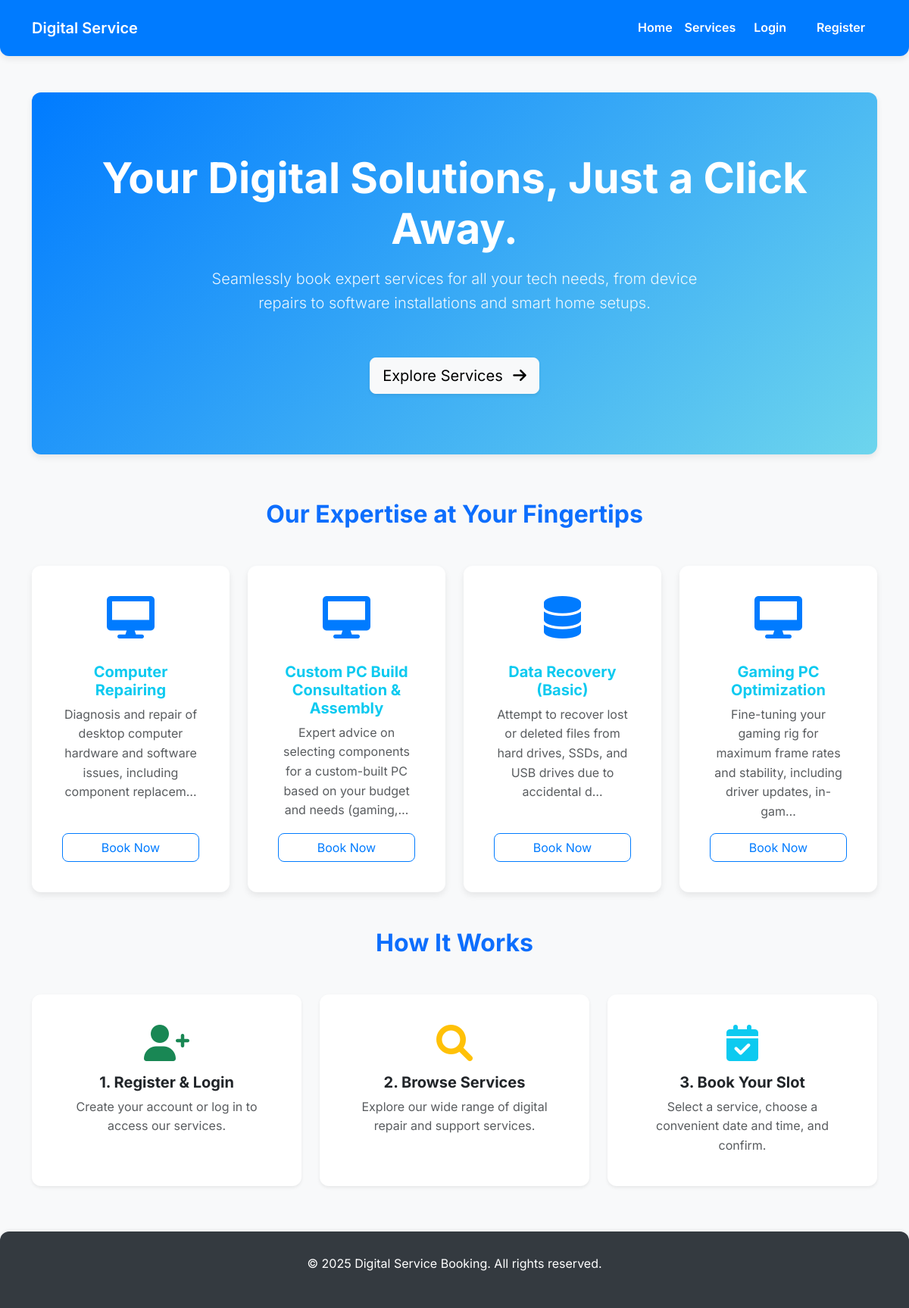
The page / on the database its author committed.
### services/models.py (models this page shows, shortened)
class Service(models.Model):
    name = models.CharField(max_length=200)
    description = models.TextField()
    price = models.DecimalField(max_digits=10, decimal_places=2)
    class Meta:
        verbose_name = 'Service'
        verbose_name_plural = 'Services'
        ordering = ['name'] # Order services by name by default

### services/views.py (the view)
# urls.py: path('', views.home, name='home'),
def home(request):
    featured_services = Service.objects.all()[:4] # Get first 4 services
    return render(request, 'home.html', {'featured_services': featured_services})

### templates/home.html (shortened to what this page needs)
{% extends 'base.html' %}
{% load static %}
{% block content %}
<header class="hero-section">
    <div class="container">
        <h1 class="display-4 fw-bold">Your Digital Solutions, Just a Click Away.</h1>
        <p class="lead mt-3">Seamlessly book expert services for all your tech needs, from device repairs to software installations and smart home setups.</p>
        <a href="{% url 'service_list' %}" class="btn btn-light btn-lg mt-4 shadow-sm">Explore Services <i class="fas fa-arrow-right ms-2"></i></a>
    </div>
</header>
<section class="services-overview mb-5">
    <h2 class="text-center mb-5 fw-bold text-primary">Our Expertise at Your Fingertips</h2>
    <div class="row row-cols-1 row-cols-md-2 row-cols-lg-4 g-4">
        {% for service in featured_services %}
        <div class="col">
            <div class="card h-100 text-center p-4">
                <div class="card-body d-flex flex-column justify-content-between">
                    <div>
                        {% if "computer" in service.name|lower or "pc" in service.name|lower %}
                            <i class="fas fa-desktop service-icon"></i>
                        {% elif "laptop" in service.name|lower %}
                            <i class="fas fa-laptop service-icon"></i>
                        {% elif "network" in service.name|lower or "wi-fi" in service.name|lower %}
                            <i class="fas fa-wifi service-icon"></i>
                        {% elif "data" in service.name|lower %}
                            <i class="fas fa-database service-icon"></i>
                        {% elif "smart home" in service.name|lower or "device" in service.name|lower %}
                            <i class="fas fa-lightbulb service-icon"></i>
                        {% elif "software" in service.name|lower %}
                            <i class="fas fa-code service-icon"></i>
                        {% elif "cloud" in service.name|lower or "backup" in service.name|lower %}
                            <i class="fas fa-cloud service-icon"></i>
                        {% else %}
                            <i class="fas fa-tools service-icon"></i>
                        {% endif %}
                        <h5 class="card-title fw-bold text-info mt-3">{{ service.name }}</h5>
                        <p class="card-text text-muted flex-grow-1">{{ service.description|truncatechars:100 }}</p>
                    </div>
                    <a href="{% url 'book_service' service.id %}" class="btn btn-outline-primary mt-3">Book Now</a>
                </div>
            </div>
        </div>
        {% empty %}
        <div class="col-12 text-center">
            <div class="alert alert-info" role="alert">
                No services available yet. Please add some from the admin panel!
            </div>
        </div>
        {% endfor %}
    </div>
</section>
<section class="how-it-works mb-5">
    <h2 class="text-center mb-5 fw-bold text-primary">How It Works</h2>
    <div class="row text-center g-4">
        <div class="col-md-4">
            <div class="card p-4 h-100 shadow-sm">
                <div class="card-body">
                    <i class="fas fa-user-plus fa-3x text-success mb-3"></i>
                    <h5 class="card-title fw-bold">1. Register & Login</h5>
                    <p class="card-text text-muted">Create your account or log in to access our services.</p>
                </div>
            </div>
        </div>
        <div class="col-md-4">
            <div class="card p-4 h-100 shadow-sm">
                <div class="card-body">
                    <i class="fas fa-search fa-3x text-warning mb-3"></i>
                    <h5 class="card-title fw-bold">2. Browse Services</h5>
                    <p class="card-text text-muted">Explore our wide range of digital repair and support services.</p>
                </div>
            </div>
        </div>
        <div class="col-md-4">
            <div class="card p-4 h-100 shadow-sm">
                <div class="card-body">
                    <i class="fas fa-calendar-check fa-3x text-info mb-3"></i>
                    <h5 class="card-title fw-bold">3. Book Your Slot</h5>
                    <p class="card-text text-muted">Select a service, choose a convenient date and time, and confirm.</p>
                </div>
            </div>
        </div>
    </div>
</section>
{% endblock %}

### templates/base.html (style rules this page uses)
:root { --primary-color: #007bff; --secondary-color: #6c757d; --info-color: #17a2b8; --success-color: #28a745; --danger-color: #dc3545; --light-bg: #f8f9fa; --dark-text: #343a40; --border-radius-sm: 8px; --border-radius-md: 12px; --box-shadow-sm: 0 2px 4px rgba(0,0,0,.05); --box-shadow-md: 0 4px 8px rgba(0,0,0,.08); }
body { font-family: 'Inter', sans-serif; background-color: var(--light-bg); color: var(--dark-text); line-height: 1.6; }
.btn-outline-primary { border-color: var(--primary-color); color: var(--primary-color); border-radius: var(--border-radius-sm); transition: background-color 0.3s ease, color 0.3s ease, transform 0.2s ease; }
.card { border-radius: var(--border-radius-md); box-shadow: var(--box-shadow-md); border: none; transition: transform 0.3s ease, box-shadow 0.3s ease; }
.hero-section { background: linear-gradient(135deg, var(--primary-color) 0%, #6dd5ed 100%); color: white; padding: 80px 0; border-radius: var(--border-radius-md); box-shadow: var(--box-shadow-md); margin-bottom: 60px; text-align: center; }
.hero-section h1 { font-weight: 700; margin-bottom: 1rem; font-size: 3.5rem; }
.hero-section p { font-size: 1.25rem; opacity: 0.9; max-width: 700px; margin: 0 auto 2rem auto; }
.service-icon { color: var(--primary-color); font-size: 3.5rem; margin-bottom: 1rem; transition: transform 0.3s ease; }

### rows shown on the page
Service: name "Computer Repairing", description "Diagnosis and repair of desktop computer hardware and software issues, including component replacem…"
Service: name "Custom PC Build Consultation & Assembly", description "Expert advice on selecting components for a custom-built PC based on your budget and needs (gaming,…"
Service: name "Data Recovery (Basic)", description "Attempt to recover lost or deleted files from hard drives, SSDs, and USB drives due to accidental d…"
Service: name "Gaming PC Optimization", description "Fine-tuning your gaming rig for maximum frame rates and stability, including driver updates, in-gam…"
